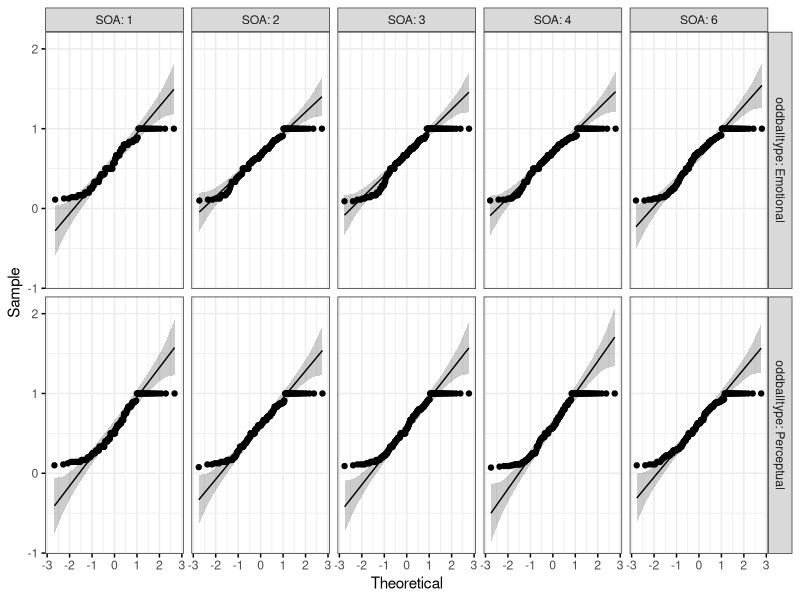
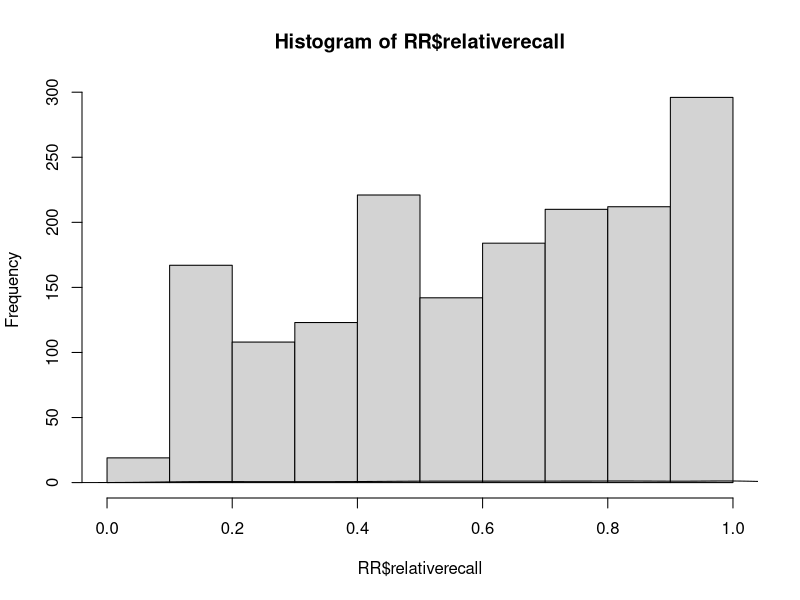
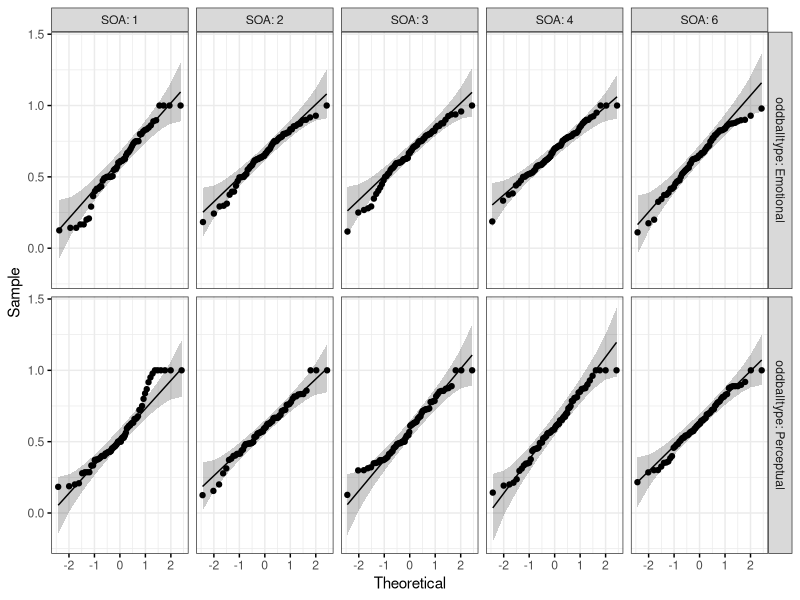
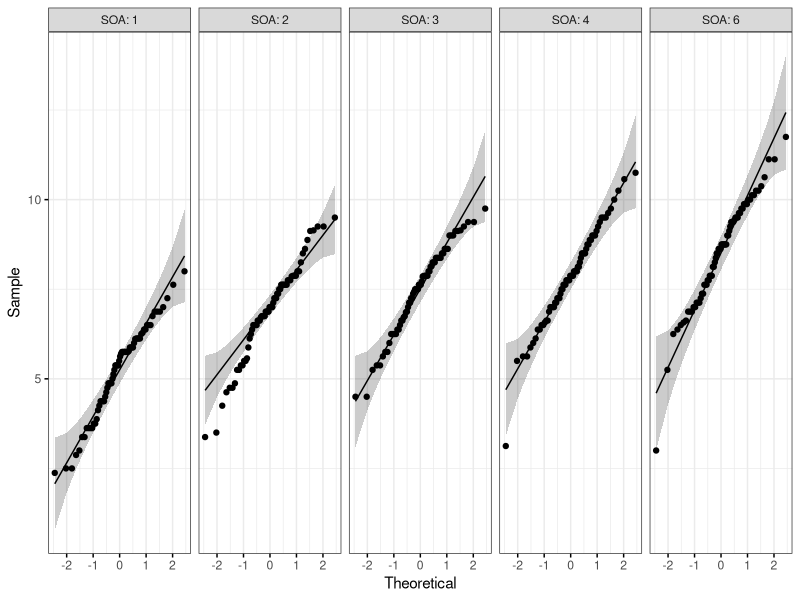

Reproduce these figures in R, in order. (Note: this script raises an error after producing the figures.)
## ---- chunk 1
chooseCRANmirror(graphics=FALSE, ind=1)
knitr::opts_chunk$set(echo = TRUE)

#Install all libraries 

library(tidyverse)
library(ggpubr)
library(rstatix)
library(rsample)
library(dplyr)
library(ggplot2)
library(data.table)
library(effects)
library(lme4)
library(plyr)
library(emmeans)
## ---- chunk 2
setwd("/Users/albaperis/Desktop/Alba/PhD UPM /Von Restroff WP3/Paper_github/Odd_SOA_CRP/Raw_Results")
RR<-read.csv('RR.csv') #Data on a trial-by-trial basis
RR<-as.data.frame(RR)
#head(RR) #to show you what my raw data looks like 
RR$oddballtype<-factor(RR$oddballtype)
RR$SOA<-factor(RR$SOA)
RR$subject<-factor(RR$subject)

RR.plot.SOA.data<- RR %>%
  group_by(SOA, oddballtype) %>%
  get_summary_stats(relativerecall, type='mean_ci')

#calculate mean for emotional and perceptual
mean.calc<- RR %>%
  group_by(oddballtype) %>%
  get_summary_stats(relativerecall,type='mean_ci')
  

RR.SOA.plt2<-ggplot(RR.plot.SOA.data, aes(x=SOA,y=mean, group=oddballtype, shape=oddballtype, color=SOA, ymin=mean-ci, ymax=mean+ci))+ 
  geom_pointrange(position=position_dodge(width=0.5), size=1)+
  scale_color_brewer(palette='Set2')+
  theme_classic()+
  theme(strip.background=element_blank(), text=element_text(size=17))+
  xlab('Stimulus Onset Asynchrony')+
  ylab('Relative Recall Position')+
  labs(color='SOA', shape='Oddball Type')+
  scale_y_continuous(
  labels = scales::number_format(accuracy = 0.01))

#Now let's run a 2-way ANOVA with oddball x SOA as factors on relative recall 
#Check normality with QQ plots
RR.SOA.QQ<-ggqqplot(RR,'relativerecall',ggtheme=theme_bw())+
  facet_grid(oddballtype~SOA, labeller='label_both')
RR.SOA.QQ #doesn't look normal
hist(RR$relativerecall)
lines(density(RR$relativerecall))

#Check homogeneity of variances
leveneRR<-levene_test(relativerecall ~ oddballtype*SOA, data=RR)
#leveneRR # homogeneity of variances is violated


#The assumption of sphericity is violated in the dataset doing a trial by trial analyses. However, data is normally distributed if averaging across SOAs per subject. 

RR.avg<-read.csv('RR_average.csv')
RR.avg<-as.data.frame(RR.avg)
RR.avg$oddballtype<-factor(RR.avg$oddballtype)
RR.avg$SOA<-factor(RR.avg$SOA)
RR.avg$subject<-factor(RR.avg$subject)

RR.avg.levene<-levene_test(relativerecall ~ oddballtype*SOA, data=RR.avg) #this is ok 
RR.avg.QQ<-ggqqplot(RR.avg,'relativerecall',ggtheme=theme_bw())+
  facet_grid(oddballtype~SOA, labeller='label_both')
RR.avg.QQ #looks roughly ok 

#DF are wrong because of missing values. Re-calculated with Prism with a mixed-effects model. 


## ---- chunk 3
setwd("/Users/albaperis/Desktop/Alba/PhD UPM /Von Restroff WP3/Paper_github/Odd_SOA_CRP/Raw_Results")

listrecallSOA<-read.csv('list_recall_SOA_R.csv')
listrecallSOA<-as.data.frame(listrecallSOA)
listrecallSOA$SOA<-factor(listrecallSOA$SOA)
listrecallSOA$subject<-factor(listrecallSOA$subject)

#Get the mean and CI of the amount of items recalled per SOA
listrecallSOAplot<-listrecallSOA %>%
  group_by(SOA) %>%
  get_summary_stats(total_recall_list,type='mean_ci')

# Plot 
list.recall.SOA.fig2<-ggplot(data=listrecallSOAplot, aes(x=as.factor(SOA), y=mean, color=SOA, min=mean-ci, ymax=mean+ci))+
  geom_pointrange(position=position_dodge(width=0.5), shape=15, size=1)+
  scale_color_brewer(palette="Set2")+
  scale_y_continuous(n.breaks=10)+
  theme_classic()+
  labs(x='Stimulus Onset Asynchrony', y='Average amount of items recalled')+
  theme(text=element_text(size=17))+
  scale_y_continuous(
  labels = scales::number_format(accuracy = 0.01))

#Average so that we have 1 mean value of amount of items recalled per subject per SOA for statistics 
listrecallSOA.data<- listrecallSOA %>%
  group_by(SOA,subject) %>%
  get_summary_stats(total_recall_list, type='mean')

listrecallSOA.data<-listrecallSOA.data[-c(3,4)]
names(listrecallSOA.data)[3] <- "total_recall_list"

listrecallSOA.data<-as.data.frame(listrecallSOA.data)
listrecallSOA.data$SOA<-as.factor(listrecallSOA.data$SOA)
listrecallSOA.data$subject<-as.factor(listrecallSOA.data$subject)
listrecallSOA.data$total_recall_list<-as.numeric(listrecallSOA.data$total_recall_list)

#Check normal distribution 
list.recall.SOA.QQ<-ggqqplot(listrecallSOA.data,'total_recall_list',ggtheme=theme_bw())+
  facet_grid(~SOA, labeller='label_both') 

list.recall.SOA.QQ# looks fine 

# Run an ANOVA
listrecallSOA.aov<-anova_test(
  data=listrecallSOA.data,dv=total_recall_list,wid=subject, 
  within=c(SOA),
)

get_anova_table(listrecallSOA.aov)

#Re-structure the data in case we want to run this with Prism or JASP
  
listrecallSOA.wide<-reshape(listrecallSOA, idvar = 'subject', timevar = 'SOA', direction = 'wide')
names(listrecallSOA.wide)[2] <- "SOA 6"
names(listrecallSOA.wide)[3] <- "SOA 3"
names(listrecallSOA.wide)[4] <- "SOA 2"
names(listrecallSOA.wide)[5] <- "SOA 1"
names(listrecallSOA.wide)[6] <- "SOA 4"


path_out<-'/Users/albaperis/Desktop/Alba/PhD UPM /Von Restroff WP3/Paper_github/Odd_SOA_CRP/Raw_Results/'
write.csv(listrecallSOA.data.aov,paste(path_out,'Fig1D_prism.csv',sep = ''))

## ---- chunk 4
setwd("/Users/albaperis/Desktop/Alba/PhD UPM /Von Restroff WP3/Paper_github/Odd_SOA_CRP/Raw_Results")
CRPall<-read.csv('CRP_all_R.csv')
CRPall<-as.data.frame(CRPall)

#Get the mean per subject per word position and direction 
crpplot<-CRPall %>%
  group_by(oddballtype,wordposition, direction) %>%
  get_summary_stats(CRP,type='mean_se')

## This is needed to make the 'backwards' lags negative so that they plot
# correctly 
wpplot<-numeric(0)
for (rows in 1:nrow(crpplot)){
  if (crpplot$direction[rows] == "Backwards") {
    wpplot[rows]<-(crpplot$wordposition[rows])*-1
  }
  else {wpplot[rows]<-(crpplot$wordposition[rows])
  }
}
invisible(as.data.frame(wpplot))
crpplot$wpplot<-wpplot

pltCRP<-ggplot(crpplot,aes(x=wpplot,y=mean), group=oddballtype)+
        geom_line(aes(color=oddballtype), size=1) +
        geom_point(aes(color=oddballtype), size=2) +
        theme_classic()+
        facet_wrap(~ direction, scales='free_x', ncol=2)+    
        theme(strip.background = element_blank())+
        theme(text=element_text(size=17))+
        #ggtitle('CRP all')+
        xlab('Lag') +
        ylab('Conditional Response Probability')+
        scale_color_manual(values=c('violetred2','turquoise2'), 
          labels=c('Emotional','Perceptual'), name='Oddball List Type')+
  scale_y_continuous(
  labels = scales::number_format(accuracy = 0.01))
                    
pltCRP

CRPall$subject<-factor(CRPall$subject)
CRPall$oddballtype<-factor(CRPall$oddballtype)
CRPall$direction<-factor(CRPall$direction)
CRPall$wordposition<-factor(CRPall$wordposition)

#Check for normality and homogeneity of variances 

CRP.QQ<-ggqqplot(CRPall,'CRP',ggtheme=theme_bw())+
  facet_grid(oddballtype+direction~wordposition, labeller='label_both') 

CRP.QQ # looks fine 

#If homogeneity of variances is violated, sphericity is automatically corrected in get_anova_table with Greenhouse-Geisser correction. 

#Run RM ANOVA
CRPall.aov<-anova_test(
  data=CRPall,dv=CRP,wid=subject,
  within=c(oddballtype,wordposition,direction)
)
CRPall.aov
get_anova_table(CRPall.aov)

#Interaction word position x direction 

WpxDir.data<-aggregate(x = CRPall$CRP, by = list(wordposition=CRPall$wordposition, direction=CRPall$direction, subject=CRPall$subject), FUN = "mean")

WpxDir.pwc1<- WpxDir.data %>%
  group_by(direction) %>%
  pairwise_t_test(x~wordposition,paired=TRUE, p.adjust.method='fdr')

WpxDir.data %>%
  group_by(direction) %>%
  cohens_d(x~wordposition, paired=TRUE)

WpxDir.pwc2<- WpxDir.data %>%
  group_by(wordposition) %>%
  pairwise_t_test(x~direction,paired=TRUE, p.adjust.method='fdr')

WpxDir.data %>%
  group_by(wordposition) %>%
  cohens_d(x~direction, paired=TRUE)




## ---- chunk 5
setwd("/Users/albaperis/Desktop/Alba/PhD UPM /Von Restroff WP3/Paper_github/Odd_SOA_CRP/Raw_Results")
CRPSOA<-read.csv('all_CRP_SOA_R.csv')
CRPSOA<-as.data.frame(CRPSOA)

CRPSOAplot<-CRPSOA %>%
  group_by(wordposition, direction, SOA) %>%
  get_summary_stats(CRP,type='mean_se')

wpplot<-numeric(0)
for (rows in 1:nrow(CRPSOAplot)){
  if (CRPSOAplot$direction[rows] == "Backwards") {
    wpplot[rows]<-(CRPSOAplot$wordposition[rows])*-1
  }
  else {wpplot[rows]<-(CRPSOAplot$wordposition[rows])
  }
}
invisible(as.data.frame(wpplot))
CRPSOAplot$wpplot<-wpplot

#factor all the categorical variables 
CRPSOA$SOA<-factor(CRPSOA$SOA)
CRPSOA$direction<-factor(CRPSOA$direction)
CRPSOA$wordposition<-factor(CRPSOA$wordposition)
CRPSOA$subject<-factor(CRPSOA$subject)
CRPSOA$oddballtype<-factor(CRPSOA$oddballtype)

pltCRPSOA<-ggplot(CRPSOAplot,aes(x=wpplot,y=mean, group=SOA, color=as.factor(SOA)))+
  geom_line(size=1) +
  geom_point(size=2) +
  theme_classic()+
  facet_wrap(~ direction, scales='free_x', ncol=2)+ 
  theme(strip.background = element_blank())+
  theme(text=element_text(size=17))+
  xlab('Lag') +
  ylab('Conditional Response Probability')+
  scale_color_brewer(palette="Set2")+
  labs(color='SOA')+
  scale_y_continuous(
  labels = scales::number_format(accuracy = 0.01))

pltCRPSOA

#Get the means averaging across oddball types and lags to have a value per subject per SOA in the forwards and backwards direction.   
CRP.SOA.data<-aggregate(x = CRPSOA$CRP, by = list(SOA=CRPSOA$SOA, direction=CRPSOA$direction, subject=CRPSOA$subject), FUN = "mean")

#subset data only in the forwards direction to investigate whether the forwardness differs accross SOAs (averaging on both oddball types and across 5 lags)
CRP.SOA.data<-as.data.frame(subset(CRP.SOA.data, direction=='Forwards'))

CRP.SOA.QQ<-ggqqplot(CRP.SOA.data,'x',ggtheme=theme_bw())+
  facet_grid(~SOA, labeller='label_both') 

#Run a one-way ANOVA
CRPall.SOA.aov<-anova_test(
  data=CRP.SOA.data,dv=x,wid=subject,
  within=c(SOA)
)
CRPall.SOA.aov
get_anova_table(CRPall.SOA.aov)

#Run follow-up t-tests 
SOA.pwc<- CRP.SOA.data %>%
  pairwise_t_test(x~SOA,paired=TRUE, p.adjust.method='fdr')

CRP.SOA.data %>%
  cohens_d(x~SOA, paired=TRUE)

  
## ---- chunk 6
setwd("/Users/albaperis/Desktop/Alba/PhD UPM /Von Restroff WP3/Paper_github/Odd_SOA_CRP/Raw_Results")
TFCRP<-read.csv('ToFrom_CRP_R.csv')
TFCRP<-as.data.frame(TFCRP)
#head(TFCRP) #to show you what my raw data looks like 

TFplot<-TFCRP %>%
  group_by(oddballtype,wordposition, direction,transition) %>%
  get_summary_stats(CRP,type='mean_se')

wpplot<-numeric(0)
for (rows in 1:nrow(TFplot)){
  if (TFplot$direction[rows] == "Backwards") {
    wpplot[rows]<-(TFplot$wordposition[rows])*-1
  }
  else {wpplot[rows]<-(TFplot$wordposition[rows])
  }
}
invisible(as.data.frame(wpplot))
TFplot$wpplot<-wpplot
TFplot$transition<-factor(TFplot$transition, levels=c('to','from'))

transition.labs<- c('Transition TO the oddball', 'Transition FROM the oddball')
names(transition.labs)<-c('to', 'from')


pltTF<-ggplot(TFplot,aes(x=wpplot,y=mean), group=oddballtype)+
  geom_line(aes(color=oddballtype), size=1) +
  geom_point(aes(color=oddballtype), size=2) +
   theme_classic()+
  facet_grid(transition~direction, scales='free_x', 
             labeller=labeller(transition = as_labeller(transition.labs)))+   
  theme(strip.background = element_blank())+
  theme(text=element_text(size=17))+
  #ggtitle('CRP transitions to and from the oddballs')+
  xlab('Lag') +
  ylab('Conditional Response Probability')+
  scale_color_manual(values=c('violetred2','turquoise2'), 
                     labels=c('Emotional','Perceptual'), name='Oddball List Type')+
  scale_y_continuous(
  labels = scales::number_format(accuracy = 0.01))
 

pltTF

TFCRP$subject<-factor(TFCRP$subject)
TFCRP$oddballtype<-factor(TFCRP$oddballtype)
TFCRP$transition<-factor(TFCRP$transition)
TFCRP$direction<-factor(TFCRP$direction)
TFCRP$wordposition<-factor(TFCRP$wordposition)

#Collapsing accross lags 'omitnan'
setwd("/Users/albaperis/Desktop/Alba/PhD UPM /Von Restroff WP3/Paper_github/Odd_SOA_CRP/Raw_Results")
TFCRP_collapsed<-read.csv('collapsed_CRP_omitnan.csv')
TFCRP_collapsed<-as.data.frame(TFCRP_collapsed)

TF.QQ<-ggqqplot(TFCRP_collapsed,'CRPmean',ggtheme=theme_bw())+
  facet_grid(oddballtype+direction~transition, labeller='label_both') 
TF.QQ # QQ plots look fine 

levene.TF<-levene_test(CRPmean ~ oddballtype*direction*transition, data=TFCRP_collapsed)
#levene.TF #assumption violated, however, this doesn't apply to our data because we have only 2 levels for each IV (factor)

TFCRP_collapsed$subject<-as.factor(TFCRP_collapsed$subject)
TFCRP_collapsed$oddballtype<-as.factor(TFCRP_collapsed$oddballtype)
TFCRP_collapsed$transition<-as.factor(TFCRP_collapsed$transition)
TFCRP_collapsed$direction<-as.factor(TFCRP_collapsed$direction)


TF.collapsed.aov<-anova_test(
  data=TFCRP_collapsed,dv=CRPmean,wid=subject, 
  within=c(oddballtype,direction,transition),
)
get_anova_table(TF.collapsed.aov)

#Oddballtype x transition interaction 
OddxTr.data<-aggregate(x = TFCRP_collapsed$CRPmean, by = list(transition=TFCRP_collapsed$transition, oddballtype=TFCRP_collapsed$oddballtype, subject=TFCRP_collapsed$subject), FUN = "mean")

OddxTr.pwc<- OddxTr.data %>%
  group_by(oddballtype) %>%
  pairwise_t_test(x~transition, paired=TRUE, p.adjust.method = 'fdr')


OddxTr.data %>%
  group_by(oddballtype) %>%
  cohens_d(x~transition, paired=TRUE)

#Direction x transition interaction 
DirxTr.data<-aggregate(x = TFCRP_collapsed$CRPmean, by = list(transition=TFCRP_collapsed$transition, direction=TFCRP_collapsed$direction, subject=TFCRP_collapsed$subject), FUN = "mean")

DirxTr.pwc<- DirxTr.data %>%
  group_by(direction) %>%
  pairwise_t_test(x~transition, paired=TRUE, p.adjust.method = 'fdr')


DirxTr.data %>%
  group_by(direction) %>%
  cohens_d(x~transition, paired=TRUE)


#Plot 2 for inspecting the results 
transition.labs<- c('Transition TO the oddball', 'Transition FROM the oddball')
names(transition.labs)<-c('to', 'from')

neworder <- c("to","from")
TFCRP_collapsed.neworder <- arrange(transform(TFCRP_collapsed,
             transition=factor(transition,levels=neworder)),transition)

pltTF.collapsed<-ggplot(TFCRP_collapsed,aes(x=direction,y=CRPmean), group=oddballtype)+
  geom_boxplot(aes(color=oddballtype)) +
   theme_classic()+
  facet_grid(~transition, scales='free_x', 
             labeller=labeller(transition = as_labeller(transition.labs)))+   
  theme(text=element_text(size=17))+
  theme(strip.background = element_blank())+
  xlab('Collapsed Lag') +
  ylab('Conditional Response Probability')+
  scale_color_manual(values=c('violetred2','turquoise2'), 
                     labels=c('Emotional','Perceptual'), name='Oddball Type')

#pltTF.collapsed

## ---- chunk 7
setwd("/Users/albaperis/Desktop/Alba/PhD UPM /Von Restroff WP3/Paper_github/Odd_SOA_CRP/Raw_Results")
data_collapsed<-read.csv('E_lag_collapsed_R.csv')
data_collapsed<-as.data.frame(data_collapsed)

data_collapsed$subject<-factor(data_collapsed$subject)
data_collapsed$SOA<-factor(data_collapsed$SOA)
data_collapsed$transition<-factor(data_collapsed$transition)
data_collapsed$direction<-factor(data_collapsed$direction)

### Plot data ###
plot3w <-data_collapsed %>%
  group_by(direction, transition,SOA) %>%
  get_summary_stats(CRPmean,type='mean_ci')#%>%

#Reorganize the df to plot in the correct order
neworder <- c("to","from")
plot3w.order <- arrange(transform(plot3w,
             transition=factor(transition,levels=neworder)),transition)

CRPSOA.plt<-ggplot(plot3w.order, aes(x=SOA,y=mean, group=direction, shape=direction, color=SOA,  ymin=mean-ci, ymax=mean+ci))+ 
geom_pointrange(position=position_dodge(width=0.5), size=1)+
  scale_shape_manual(values=c(1, 16))+
  facet_grid(~transition)+
  scale_color_brewer(palette="Set2")+
  labs(color='SOA')+
  ylab('Conditional Response Probability')+
  xlab('Stimulus Onset Asynchrony')+
  theme_classic()+
  theme(text=element_text(size=17))+
  theme(strip.background = element_blank())+
  scale_y_continuous(
  labels = scales::number_format(accuracy = 0.01))

CRPSOA.plt


#Check Normality 
TF.SOA.QQ<-ggqqplot(data_collapsed,'CRPmean',ggtheme=theme_bw())+
  facet_grid(direction+transition~SOA, labeller='label_both') 
TF.SOA.QQ #not normally distributed 
hist(data_collapsed$CRPmean)

levene.TF.SOA<-levene_test(CRPmean ~ direction*transition*SOA, data=data_collapsed)
#levene.TF.SOA #assumption violated 

#Run separate non parametric tests
TovFrom.CRP.SOA <- data_collapsed %>%
  group_by(transition, subject) %>%
  get_summary_stats(CRPmean,type='mean_ci')


TovFrom.wilcox<- TovFrom.CRP.SOA %>%
  wilcox_test(mean~transition, paired=TRUE) 

TovFrom.wilcox.effsize<- TovFrom.CRP.SOA %>%
  wilcox_effsize(mean~transition, paired=TRUE) 

#check which mean is larger 
data_collapsed %>%
  group_by(transition) %>%
  get_summary_stats(CRPmean,type='mean_ci')

path_out<-'/Users/albaperis/Desktop/Alba/PhD UPM /Von Restroff WP3/Paper_github/Odd_SOA_CRP/Raw_Results/'
write.csv(TovFrom.CRP.SOA,paste(path_out,'Fig4_intext_prism.csv',sep = ''))


#stats to assess whether transitions from emotional oddballs at SOA 1 were different than the others. 

BvF.from.SOA<- data_collapsed %>%
  group_by(direction, SOA, subject, transition) %>%
  get_summary_stats(CRPmean, type='mean_ci')

BvF.from.SOA<-as.data.frame(subset(BvF.from.SOA, transition=='from'))


#subset data in the forwards direction 
F.from.SOA<-as.data.frame(subset(BvF.from.SOA, direction=='forwards'))

F.from.SOA.wide<-reshape(F.from.SOA, idvar = "subject", timevar = "SOA", direction = "wide")
F.from.SOA.wide<-F.from.SOA.wide[,c('subject','mean.1','mean.2','mean.3','mean.4','mean.6')] #contains subject, SOA is each column and CRP mean inside


#rename the columns 
names(F.from.SOA.wide)[2] <- "1"
names(F.from.SOA.wide)[3] <- "2"
names(F.from.SOA.wide)[4] <- "3"
names(F.from.SOA.wide)[5] <- "4"
names(F.from.SOA.wide)[6] <- "6"

#save data to run the Friedman test on Prism 
path_out<-'/Users/albaperis/Desktop/Alba/PhD UPM /Von Restroff WP3/Paper_github/Odd_SOA_CRP/Raw_Results/'
write.csv(F.from.SOA.wide,paste(path_out,'Fig4_Forward_from_SOA_jasp.csv',sep = ''))



## ---- chunk 8
setwd("/Users/albaperis/Desktop/Alba/PhD UPM /Von Restroff WP3/Paper_github/Odd_SOA_CRP/Raw_Results")
RvF<-read.csv('rvf_CRP_R.csv')
RvF<-as.data.frame(RvF)
#head(RvF) #to show you what my raw data looks like 

rvfplot<-RvF %>%
  group_by(oddballtype,wordposition, direction,recall) %>%
  get_summary_stats(CRP,type='mean_se')

wpplot<-numeric(0)
for (rows in 1:nrow(rvfplot)){
  if (rvfplot$direction[rows] == "Backwards") {
    wpplot[rows]<-(rvfplot$wordposition[rows])*-1
  }
  else {wpplot[rows]<-(rvfplot$wordposition[rows])
  }
}
invisible(as.data.frame(wpplot))
rvfplot$wpplot<-wpplot

pltRVF<-ggplot(rvfplot,aes(x=wpplot,y=mean), group=oddballtype)+
  geom_line(aes(color=oddballtype)) +
  geom_point(aes(color=oddballtype)) +
  facet_wrap(~ recall + direction, scales='free_x')+   
  #ggtitle('CRP forgotten vs. recalled oddballs')+
  xlab('Lag') +
  ylab('Conditional Response Probability')+
  scale_color_manual(values=c('violetred2','turquoise2'), 
                     labels=c('Emotional','Perceptual'), name='Oddball List Type')+
  theme_classic()
pltRVF


## ---- chunk 9
setwd("/Users/albaperis/Desktop/Alba/PhD UPM /Von Restroff WP3/Paper_github/Odd_SOA_CRP/Raw_Results")
recall<-read.csv('normrec_R.csv')
recall<-as.data.frame(recall)

recall$subject<-factor(recall$subject)
recall$oddballtype<-factor(recall$oddballtype)
recall$wordposition<-factor(recall$wordposition)

recallplot<-recall %>%
  group_by(oddballtype,wordposition) %>%
  get_summary_stats(normrec,type='mean_ci')
recallplot <- dplyr::rename(recallplot, c('normrec' = mean))

recall.fig<-ggplot(recallplot, aes(fill=oddballtype, x=wordposition, y=normrec))+
  geom_bar(position='dodge', stat='identity')+
  geom_errorbar(aes(x=wordposition, ymin=normrec-ci, ymax=normrec+ci), width=0.4, color='wheat4',
                size=0.5, position=position_dodge(0.9), stat='identity')+ 
  geom_jitter(data=recall,aes(color=oddballtype, x=wordposition, y=normrec),    position=position_jitterdodge(dodge.width=0.9), show.legend=FALSE, alpha=0.2)+
  guides(col = FALSE)+
  scale_color_manual(values=c('orchid', 'deepskyblue'))+
  scale_fill_manual(values=c('thistle1','lightblue1'), labels=c('Emotional','Perceptual'), name='Oddball List Type')+
  scale_x_discrete(
    labels = c("Odd-2", "Odd-1", "Odd","Odd+1")
  )+
  #ggtitle('Normalized Recall')+
  labs(x='Word Position', y='Normalized Recall (- control)')+
  theme_classic()

#recall.fig


#Create QQ plot for each cell of design
recall.QQ<-ggqqplot(recall,'normrec',ggtheme=theme_bw())+
  facet_grid(oddballtype~wordposition, labeller='label_both')
recall.QQ #looks fine

levene.recall<-levene_test(normrec~oddballtype*wordposition, data=recall)
levene.recall #meets homogeneity of variances 

recall.aov<-anova_test(
  data=recall,dv=normrec,wid=subject,
  within=c(oddballtype,wordposition)
)
recall.aov
get_anova_table(recall.aov)

#Post-hoc tests 
wp.data<-aggregate(x = recall$normrec, by = list(wordposition=recall$wordposition, subject=recall$subject), FUN = "mean")

WordPosition.pwc<-wp.data %>%
  pairwise_t_test(x~wordposition, paired=TRUE, p.adjust.method='fdr') #%>%
WordPosition.pwc  

wp.data %>%
  cohens_d(x~wordposition, paired=TRUE)

#Interaction oddballtype x word position
WordPositionxOdd.pwc<-recall %>%
  group_by(wordposition)%>%
  pairwise_t_test(normrec~oddballtype, paired=TRUE, p.adjust.method='fdr')# %>%
  #select(-df,-statistic) #remove details 
WordPositionxOdd.pwc

recall %>%
  group_by(wordposition) %>%
  cohens_d(normrec~oddballtype, paired=TRUE)

## Add p values to graph 
WordPosition.pwc <- WordPosition.pwc %>% add_xy_position(x = "wordposition")

WordPositionxOdd.pwc <- WordPositionxOdd.pwc %>% add_xy_position(x = "wordposition")

recall.fig+
  stat_pvalue_manual(WordPositionxOdd.pwc, label='{p.adj.signif}', inherit.aes=FALSE, hide.ns=TRUE, tip.length=0, bracket.nudge.y=-0.7)+
  stat_pvalue_manual(WordPosition.pwc, label='{p.adj.signif}', inherit.aes=FALSE, hide.ns=TRUE, tip.length =0, bracket.nudge.y=-0.1)


#Check whether e and p oddballs were better recalled than control words. 
setwd("/Users/albaperis/Desktop/Alba/PhD UPM /Von Restroff WP3/Paper_github/Odd_SOA_CRP/Raw_Results")
oddVcont<-read.csv('v1final_recall_AP.csv')
oddVcont<-as.data.frame(oddVcont)

oddVcont$Subject<-as.factor(oddVcont$Subject)

names(oddVcont)[2] <- "em2"
names(oddVcont)[3] <- "em1"
names(oddVcont)[4] <- "e"
names(oddVcont)[5] <- "ep1"
names(oddVcont)[6] <- "pm2"
names(oddVcont)[7] <- "pm1"
names(oddVcont)[8] <- "p"
names(oddVcont)[9] <- "pp1"
names(oddVcont)[10] <- "ce"
names(oddVcont)[11] <- "cp"

oddVcont<-oddVcont[,c('Subject','em1','ce')]
oddVcont.long<-gather(oddVcont, position, recall, em1:ce, factor_key=TRUE)
#Run a t-test to see whether E-1 items were differently recalled than E control 

Em1.v.EC<-oddVcont.long %>%
  pairwise_t_test(recall~position, paired=TRUE)

oddVcont.long %>%
  cohens_d(recall~position, paired=TRUE)


## ---- chunk 10
em1_corr<-as.data.frame(subset(recall, oddballtype=='E' & wordposition=='m1'))
lag_corr<-as.data.frame(subset(TFCRP, oddballtype=='E' & transition=='from' & direction=='Forwards' & wordposition=='1'))

corrplot<-as.data.frame(cbind(em1_corr$normrec,lag_corr$CRP))

corrplt<-ggplot(corrplot, aes(x=V1, y=V2))+
  geom_point(shape=18, color='darksalmon')+
  geom_smooth(method=lm, se=FALSE, color='lightskyblue2')+
  ggtitle('Correlation of E-1 normalized recall and transitions from E Odd (lag +1)')+
  ylab('Lag +1 transitions from E Odd')+
  xlab('E-1 Normalized Recall')+
  theme_classic()

corrplt

cor.test(corrplot$V1, corrplot$V2,  method = "spearman", use = "complete.obs")
